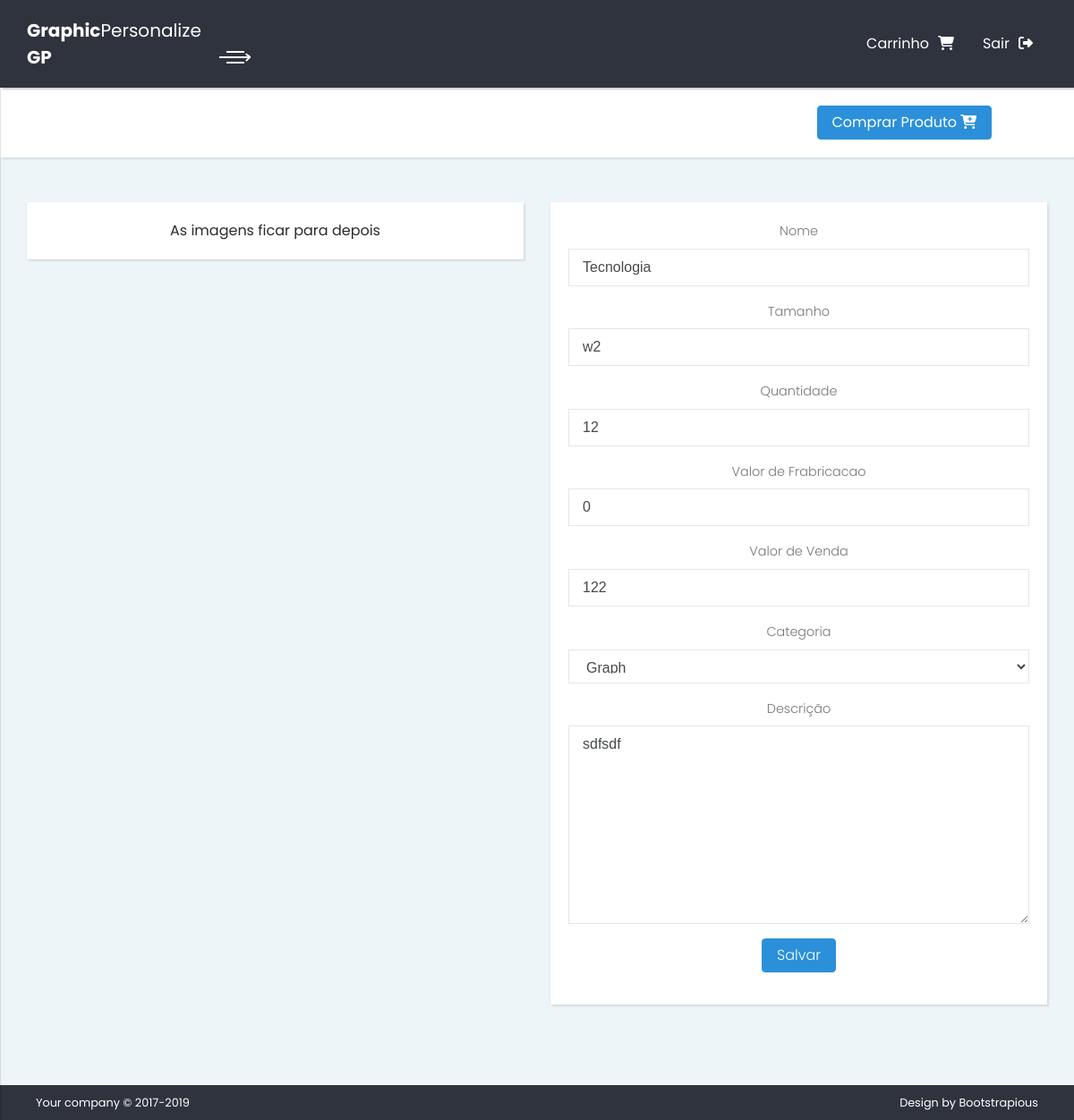
Page /products/detalhar-produto/1 on the earlier database version.
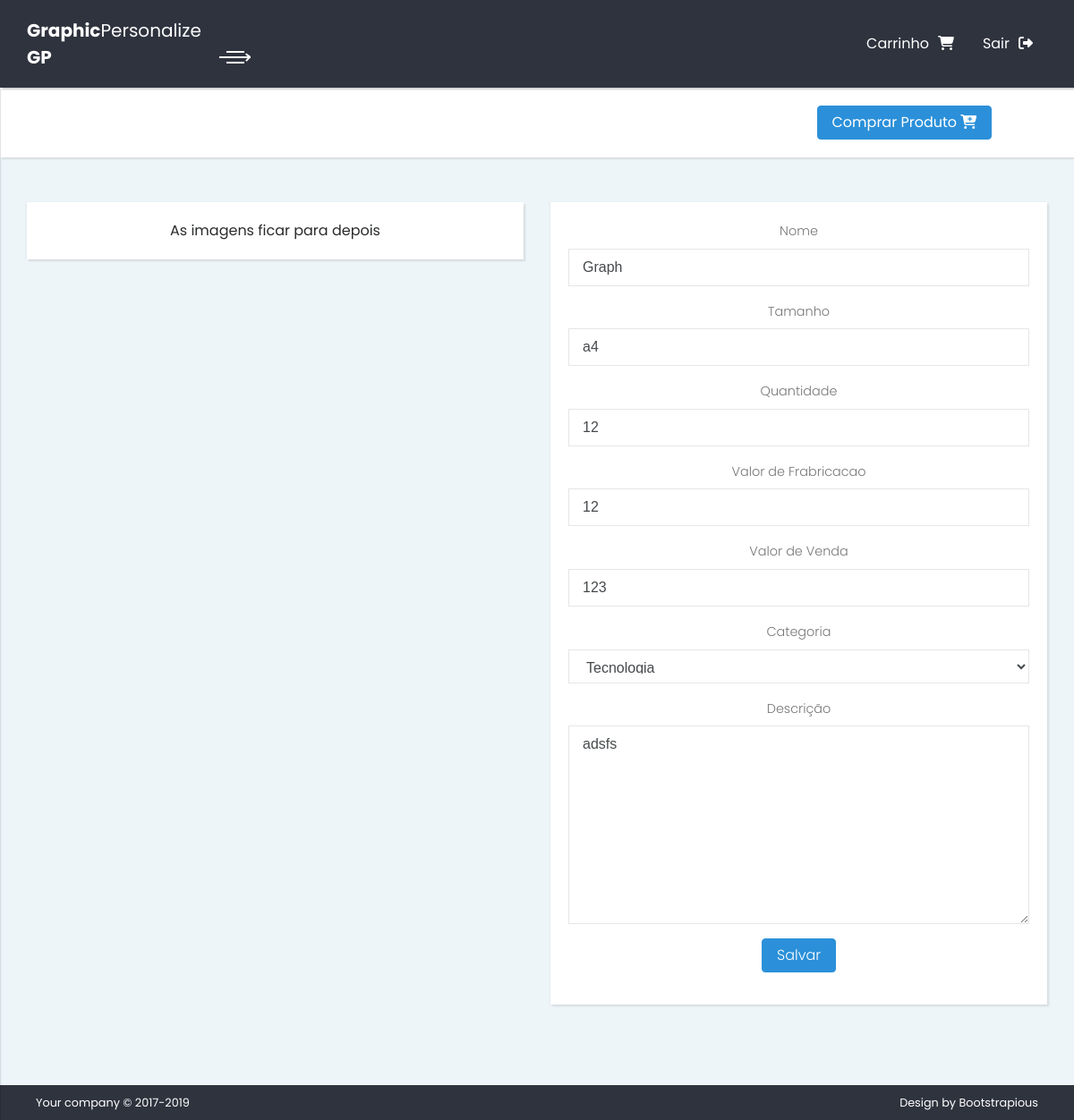
Same page on the later database version.
### products/models.py (models this page shows, shortened)
class Product(models.Model):
    name = models.CharField('Nome', max_length=150)
    size = models.CharField('Tamanho', max_length=30)
    description = models.TextField('Descrição', blank=True)
    acquiredValue = models.IntegerField('Valor de Frabricacao', blank=True ,default=0)
    amount = models.IntegerField('Quantidade')
    saleValue = models.IntegerField('Valor de Venda')
    category = models.ForeignKey(Category, verbose_name="Categoria")
    class Meta:
        verbose_name = 'Produto'
        verbose_name_plural = 'Produtos'
        ordering = ['name']

### products/views.py (the view, shortened to what this page needs)
class DetailProductView(DetailView):
    model = Product
    context_object_name = 'product'
    template_name = 'detail_product_dashboard.html'
    def get_context_data(self, **kwargs):
        context = super(DetailProductView, self).get_context_data(**kwargs)
        context['form'] = ProductCreationForm(self.request.POST or None, instance=context['product'])
        context['pk'] = self.kwargs['pk']
        return context

### products/forms.py
class ProductCreationForm(forms.ModelForm):
    class Meta:
        model = Product
        fields = ['name', 'size', 'description', 'amount', 'saleValue', 'category', 'acquiredValue']

### categories/models.py (called while the page is built)
    def __str__(self):
        return self.name

### products/templates/detail_product_dashboard.html (shortened to what this page needs)
{% extends "base_dashboard.html" %}
{% load static %}
{% load widget_tweaks %}
{% block content %}
<div class="page-header">
  <div class="row">
    <div class="col-lg-3 offset-lg-9">
      <a href="{% url 'store:add' pk %}" class="btn btn-primary">Comprar Produto <i class="fa fa-cart-plus" aria-hidden="true"></i></a>
    </div>
  </div>
</div>
<section class="client">
  <div class="container-fluid">
    <div class="row">
      <div class="col-lg-6">
      <div class="client card">
        <div class="card-body text-center">
            As imagens ficar para depois
         </div>
        </div>
      </div>
      <div class="col-lg-6">
        <div class="client card">
          <div class="card-body text-center">
            <form method="POST">
              <div class="form-group">
                <label for="{{form.name.auto_id}}" class="form-control-label">{{form.name.label}}</label>
                {% render_field form.name class="form-control" %}
              </div>
              <div class="form-group">
                <label for="{{form.size.auto_id}}" class="form-control-label">{{form.size.label}}</label>
                {% render_field form.size class="form-control" %}
              </div>
              <div class="form-group">
                <label for="{{form.amount.auto_id}}" class="form-control-label">{{form.amount.label}}</label>
                {% render_field form.amount class="form-control" %}
              </div>
              <div class="form-group">
                <label for="{{form.acquiredValue.auto_id}}" class="form-control-label">{{form.acquiredValue.label}}</label>
                {% render_field form.acquiredValue class="form-control" %}
              </div>
              <div class="form-group">
                <label for="{{form.saleValue.auto_id}}" class="form-control-label">{{form.saleValue.label}}</label>
                {% render_field form.saleValue class="form-control" %}
              </div>
              <div class="form-group">
                <label for="{{form.category.auto_id}}" class="form-control-label">{{form.category.label}}</label>
                {% render_field form.category class="form-control" %}
              </div>
              <div class="form-group">
                <label for="{{form.description.auto_id}}" class="form-control-label">{{form.description.label}}</label>
                {% render_field form.description class="form-control" %}
              </div>
              <div class="form-group">
                <input type="submit" value="Salvar" class="btn btn-primary">
              </div>
            </form>
          </div>
       </div>
      </div>
   </div>
 </div>
</section>
{% endblock %}

Differences in the rows shown:
changed Product "Graph": name "Tecnologia" → "Graph"; size "w2" → "a4"; acquiredValue "0" → "12"; saleValue "122" → "123"; category "Graph" → "Tecnologia"; description "sdfsdf" → "adsfs"
